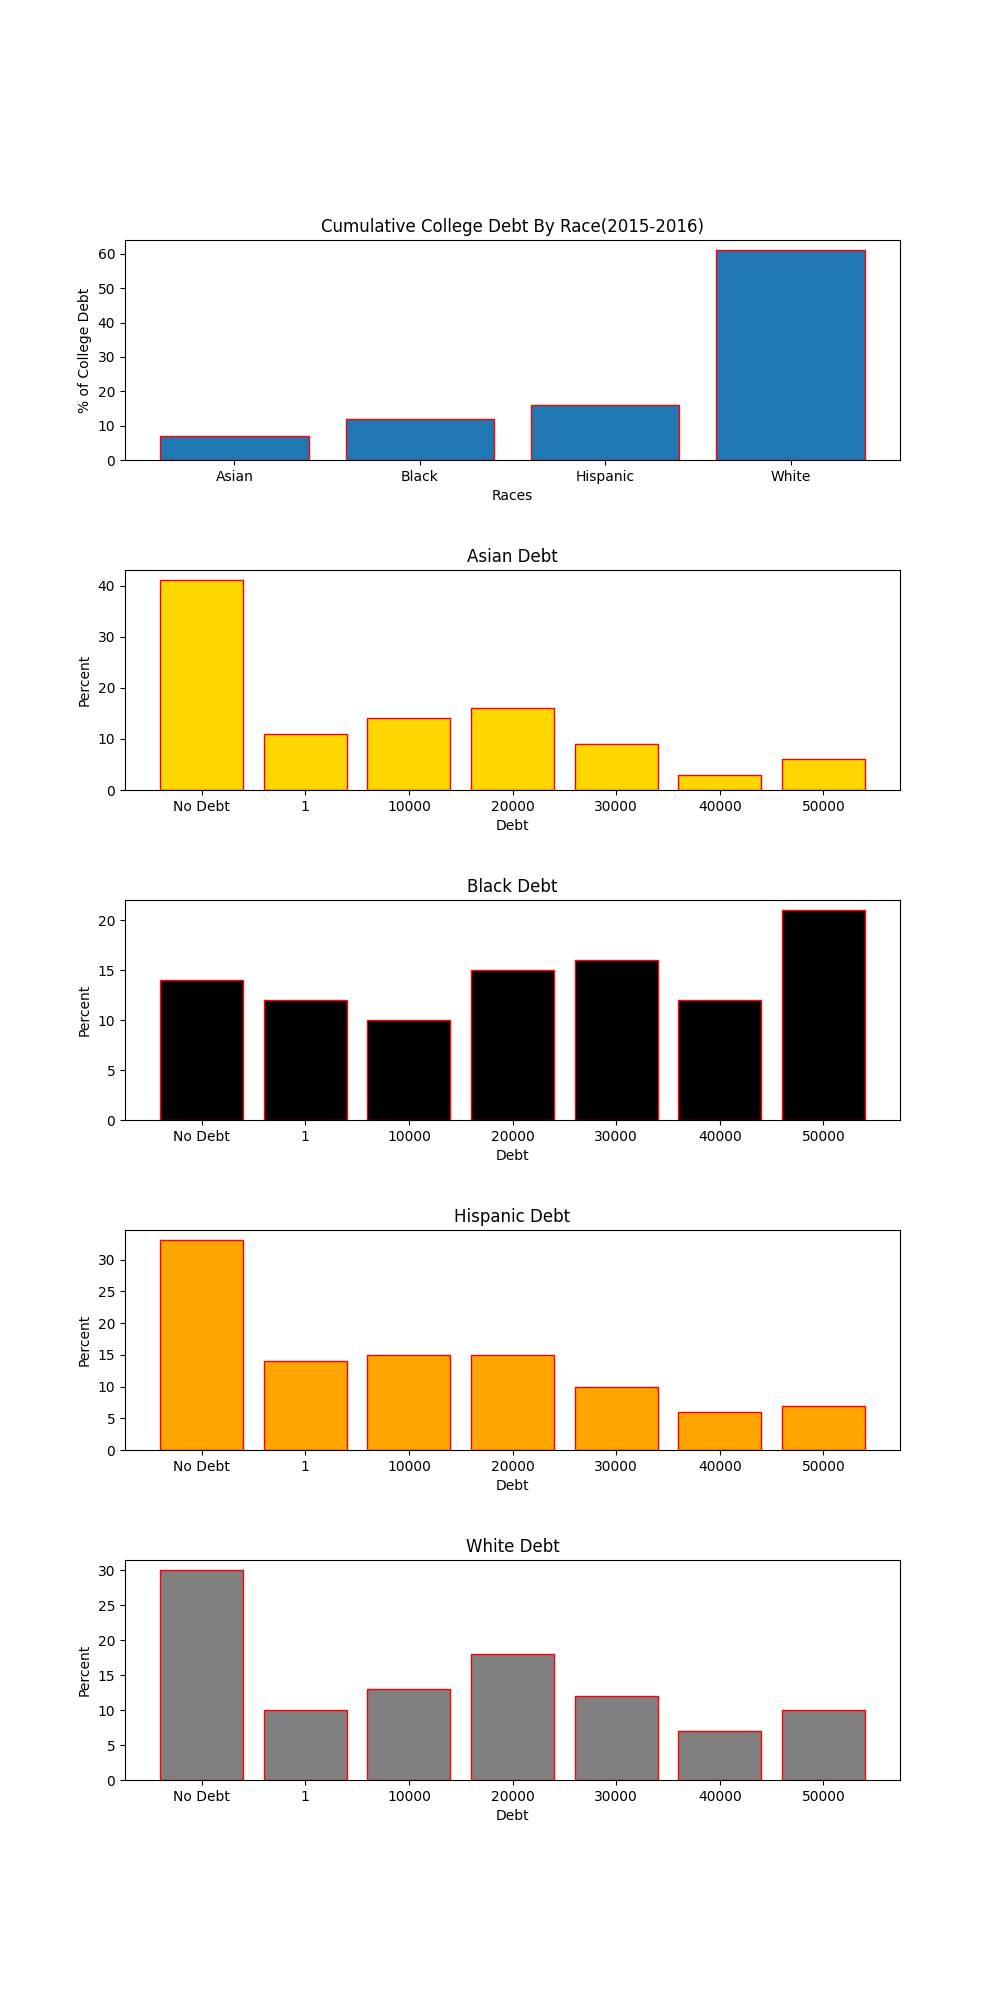

This figure's Python source:
import matplotlib.pyplot as plt

#Open csv file & convert to a list
file = open("fig-16.csv")
file_content = file.read().split("\n")
file_content = file_content[:len(file_content) - 1]
file.close()

#Title
main_title = file_content[0]

#Debt Lists
asian_debt = []
black_debt = []
hispanic_debt = []
white_debt = []
all_debts = []

#Loop through file_content to extract each race's info
for i in range(1, len(file_content)):
    file_content[i] = file_content[i].split(",")
    if file_content[i][0] == "Asian":
        asian_debt = file_content[i]
    if file_content[i][0] == "Black":
        black_debt = file_content[i]
    if file_content[i][0] == "Hispanic":
        hispanic_debt = file_content[i]
    if file_content[i][0] == "White":
        white_debt = file_content[i]

#Remove percent signs from strings and convert strings to integers
for i in range(1, len(asian_debt)):
    asian_debt[i] = int(asian_debt[i].replace("%", ""))
    black_debt[i] = int(black_debt[i].replace("%", ""))
    hispanic_debt[i] = int(hispanic_debt[i].replace("%", ""))
    white_debt[i] = int(white_debt[i].replace("%", ""))

#All Debts Data (To make extracting data easier)
all_debts = [asian_debt, black_debt, hispanic_debt, white_debt]

fig, axs = plt.subplots(5, figsize=(10, 20))
barnum = 0

#Bar colors: yellow, black, orange, gray
barcolors = ["#FFD700", "#000000", "#FFA500", "#808080"]

#Bar Graph (Race v.s Debt% Per Race)
races = []
debt = []
for i in range(len(all_debts)):
    races.append(all_debts[i][0])
    debt.append(all_debts[i][1])
axs[barnum].bar(races, debt, edgecolor = "red")
axs[barnum].set_title(main_title)
axs[barnum].set_xlabel("Races")
axs[barnum].set_ylabel("% of College Debt")
barnum += 1

#(Race debt categories)
xaxis = file_content[1][2:]
index = 1
for label in xaxis[1:]:
    build = ""
    for c in label:
        if c == "t":
            break
        if c.isdigit():
            build += c
    xaxis[index] = build
    index += 1

for race in all_debts:
    axs[barnum].bar(xaxis, race[2:len(race)], color = barcolors[barnum-1], edgecolor = "red")
    axs[barnum].set_title(race[0] + " Debt")
    axs[barnum].set_xlabel("Debt")
    axs[barnum].set_ylabel("Percent")
    barnum += 1

#Vertical Space Between Graphs
plt.subplots_adjust(hspace=0.5)

plt.savefig("debt.png")
